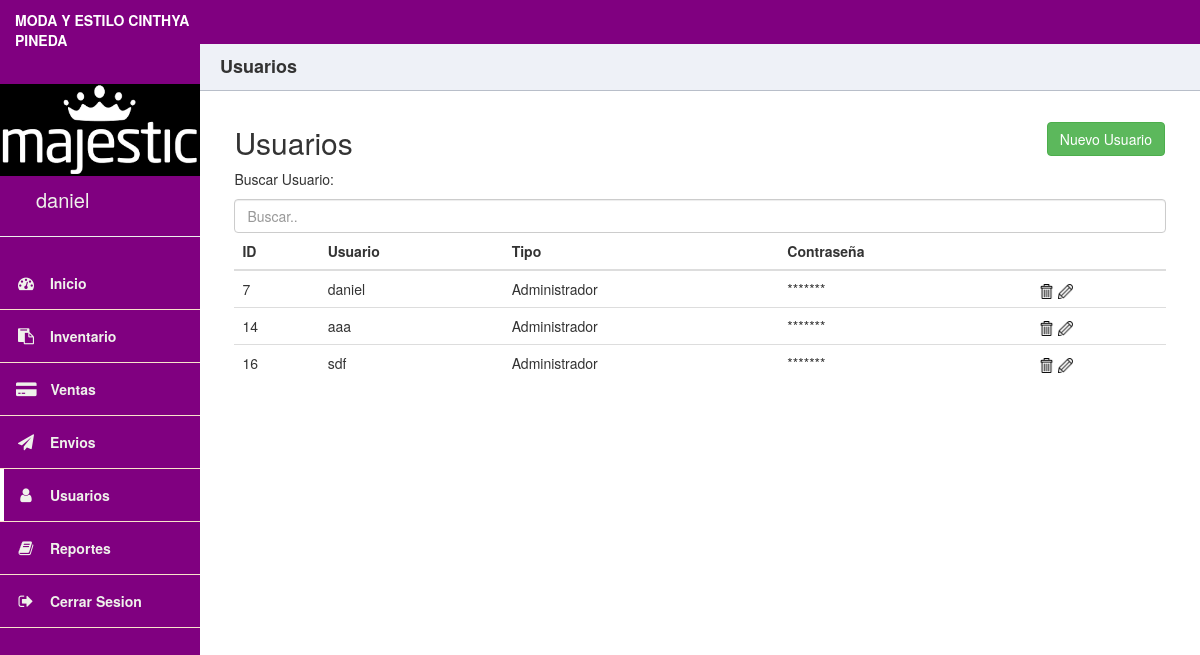
The page /project/Admin/usuarios.php (signed in) on the database as committed earlier.
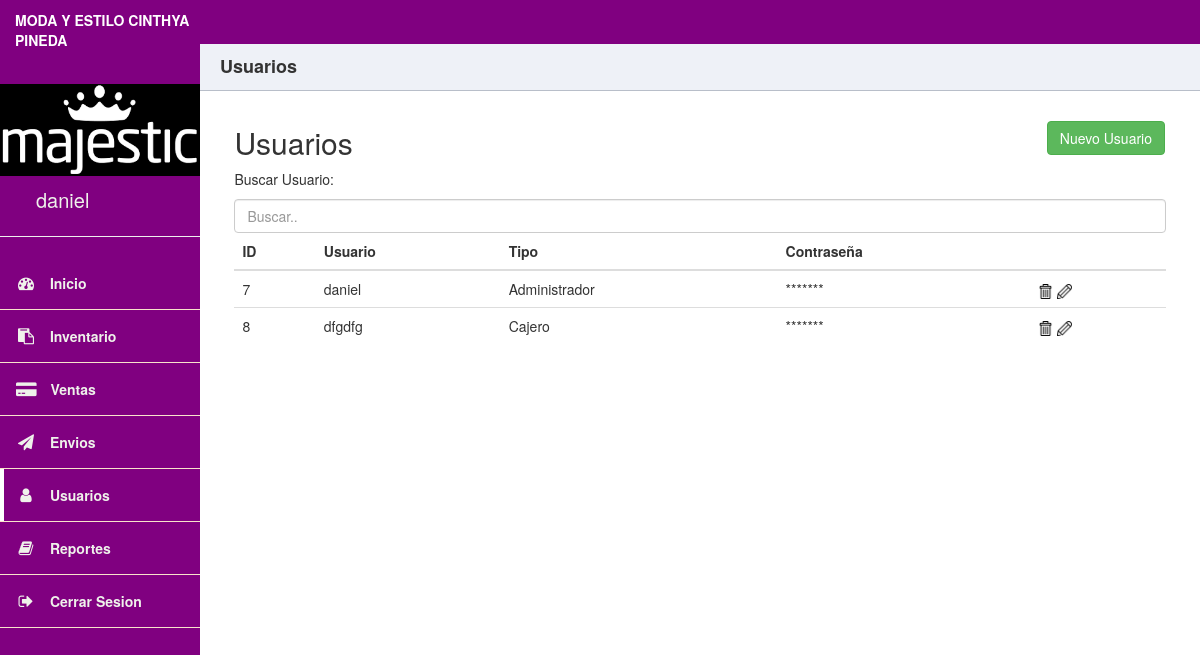
The same page on the database as committed later.
### tables this page shows
CREATE TABLE `usuarios` (
  `idUsuarios` int(11) NOT NULL AUTO_INCREMENT,
  `Nombre` varchar(45) NOT NULL,
  `Tipo` varchar(45) NOT NULL,
  `Password` varchar(45) NOT NULL,
  PRIMARY KEY (`idUsuarios`),
  UNIQUE KEY `Nombre_UNIQUE` (`Nombre`)
);

### project/Admin/usuarios.php (the view, shortened to what this page needs)
<?php
	include_once 'connection/conection.php';
?>
<!DOCTYPE html>
<html lang="en">
<head>
        <link rel="stylesheet" href="https://maxcdn.bootstrapcdn.com/bootstrap/3.3.7/css/bootstrap.min.css">
		<link rel="stylesheet" href="https://maxcdn.bootstrapcdn.com/font-awesome/4.5.0/css/font-awesome.min.css">
		<link rel="stylesheet" href="http://code.ionicframework.com/ionicons/2.0.1/css/ionicons.min.css">
		<link rel="stylesheet" href="../css/main.css">
		<link rel="stylesheet" href="../css/bootstrap.min.css">
		<link rel="stylesheet" href="../css/bootstrap-dialog.min.css">
</head>
<body>
	<div class="header">
		</div>
		<div class="side-nav">
			<div class="logo">
				<span>Moda y Estilo Cinthya Pineda</span>
			</div>
			<div class="user-Sidenav"><br><br>
				<center><img alt="User" src="img/majestic.png" ></center>
				<br>
				<br>
				<span id="user-name"><?php echo $_SESSION['username'] ?></span>
				<hr>
			</div>
			<nav>
				<ul>
					<li class="">
						<a href="index.php">
							<span><i class="fa fa-dashboard"></i></span>
							<span>Inicio</span>
						</a>
					</li>
					<li>
						<a href="inventario.php?pagina=1">
							<span><i class="fa fa-clipboard"></i></span>
							<span>Inventario</span>
						</a>
					</li>
					<li>
						<a href="ventas.php?pagina=1">
							<span><i class="fa fa-credit-card-alt"></i></span>
							<span>Ventas</span>
						</a>
					</li>
					<li >
						<a href="envios.php">
							<span><i class="fa fa-send"></i></span>
							<span>Envios</span>
						</a>
					</li>
					<li class="active">
						<a href="usuarios.php">
							<span><i class="fa fa-user"></i></span>
							<span>Usuarios</span>
						</a>
					</li>
					<li>
						<a href="reportes.php">
							<span><i class="fa fa-book"></i></span>
							<span>Reportes</span>
						</a>
					</li>
					<li>
						<a href="../logout.php">
							<span><i class="fa fa-sign-out"></i></span>
							<span>Cerrar Sesion</span>
						</a>
					</li>
				</ul>
			</nav>
		</div>
		<div class="main-content">
			<div class="title">
				Usuarios
			</div>
			<div class="main">
					<br><br>
				<div class="widget">
					<div class="chart">
					<h2>Usuarios</h2>
					  <p>Buscar Usuario:</p>
					  <input class="form-control" id="myInput" type="text" placeholder="Buscar..">
					<div class="table-responsive">
					  <table class="table table-hover">
						<thead>
							<tr>
								<th>ID</th>
								<th>Usuario</th>
								<th>Tipo</th>
								<th>Contraseña</th>
								<th></th>
							</tr>
						</thead>
						<tbody id="myTable">
							<?php
	$sql = "SELECT * FROM usuarios; ";
	$result = mysqli_query($conn, $sql);
	while($row = mysqli_fetch_assoc($result)){
			if ($row['Tipo']==1){
				$tipo = "Administrador";
			}
			else if($row['Tipo']==2){
				$tipo = "Cajero";
			}
			echo "<tr><td>" . $row['idUsuarios'] ."</td><td>" . $row['Nombre'] ."</td> <td>" .$tipo ."</td><td>*******</td><td><a href='eliminar-usuario.php?registro=" .$row['idUsuarios'] ."'><img src='img/delete.png' class='icon-in'></a>   <a href='modificar-usuario.php?registro=" .$row['idUsuarios'] ."'><img src='img/edit.png' class='icon-in'></a></td></tr>";
		}
							?>
					  </table>
					  <div style="text-align: right;">
					  	<a href="agregar-usuario.php" type="button" class="add btn btn-success" >Nuevo Usuario</a>
					  	<br><br>
					</div>
					</div>
				</div>
				</div>
					<br>
					<br><br><br><br>
			</div>
		</div>
</body>
</html>

### project/css/main.css (style rules this page uses)
.add { position: absolute; top: 5%; right: 20px; }
* { box-sizing: border-box; }
body { margin: 0; paddin: 0; font-family: 'Source Sans Pro', sans-serif; background-color: #d5dae5; -webkit-font-smoothing: antialiased; -moz-osx-font-smoothing: grayscale; }
.main-content { overflow: hidden !important; }
.header { position: absolute; width: 100%; z-index: 3; height: 44px; background-color: #fff; border-bottom: 3px solid #800080; }
.logo { height: 44px; padding: 10px; font-weight: 700; }
.side-nav .logo { background-color: #800080; color: #fff; }
.logo span { margin-left: 5px; text-transform: uppercase; }
.nav-trigger span, .nav-trigger span:before, span:after { width: 20px; height: 2px; background-color: #35475e; position: absolute; }
.side-nav { position: absolute; width: 100%; height: 100vh; background-color: #800080; z-index: 1; display: none; }
.side-nav ul { margin: 0; padding: 0; }
.side-nav ul li { padding: 16px 16px; border-bottom: 1px solid #f9e4cc; position: relative; }
.side-nav ul li.active:before { content: ''; position: absolute; width: 4px; height: 100%; top: 0; left: 0; background-color: #fff; }
.side-nav ul li a { coldor: #fff; display: block; text-decoration: none; }
.side-nav ul li i { color: #eff2eb; min-width: 20px; text-align: center; }
.side-nav ul li span:nth-child(2) { margin-left: 10px; font-size: 14px; font-weight: 600; }
.main-content { padding: 40px; margin-top: 0; padding: 0; padding-top: 44px; height: 100%; overflow: scroll; }
.main-content .title { background-color: #eef1f7; border-bottom: 1px solid #b8bec9; padding: 10px 20px; font-weight: 700; color: #333; font-size: 18px; }
@media screen and (min-width: 600px) { .header { background-color: #800080; z-index: 1; } }
@media screen and (min-width: 600px) { .nav-trigger span, .nav-trigger span:before, span:after { background-color: #fff; } }
@media screen and (min-width: 600px) { .side-nav { display: block; width: 70px; z-index: 2; } }
@media screen and (min-width: 600px) { .side-nav ul li span:nth-child(2) { display: none; } }
@media screen and (min-width: 600px) { .side-nav .logo span { display: none; } }
@media screen and (min-width: 600px) { .side-nav ul li i { font-size: 26px; } }
@media screen and (min-width: 600px) { .side-nav ul li a { text-align: center; } }
@media screen and (min-width: 600px) { .main-content { margin-left: 70px; } }
@media screen and (min-width: 800px) { .side-nav { width: 200px; } }
@media screen and (min-width: 800px) { .side-nav ul li span:nth-child(2) { display: inline-block; } }
@media screen and (min-width: 800px) { .side-nav ul li i { font-size: 16px; } }
@media screen and (min-width: 800px) { .side-nav ul li a { text-align: left; } }
@media screen and (min-width: 800px) { .side-nav .logo span { display: inline-block; } }
@media screen and (min-width: 800px) { .main-content { margin-left: 200px; } }
.main { display: flex; flex-flow: row wrap; }
.widget { flex-basis: 300px; flex-grow: 10; height: 90%; margin: 15px; border-radius: 6px; background-color: #ffffff; position: relative; }
.user-Sidenav img { width: 100%; }
.side-nav nav ul li a { color: #eff2eb; }
#user-name { color: #eff2eb; font-size: 20px; margin-top: -30px; margin-left: 18%; position: absolute; }
.chart { margin-left: 2%; margin-right: 2%; }
.icon-in { width: 15px; }

Rows that differ between the two databases and show on the page:
removed usuarios: idUsuarios "14", Nombre "aaa", Tipo "Administrador"
removed usuarios: idUsuarios "16", Nombre "sdf", Tipo "Administrador"
added usuarios: idUsuarios "8", Nombre "dfgdfg", Tipo "Cajero"
